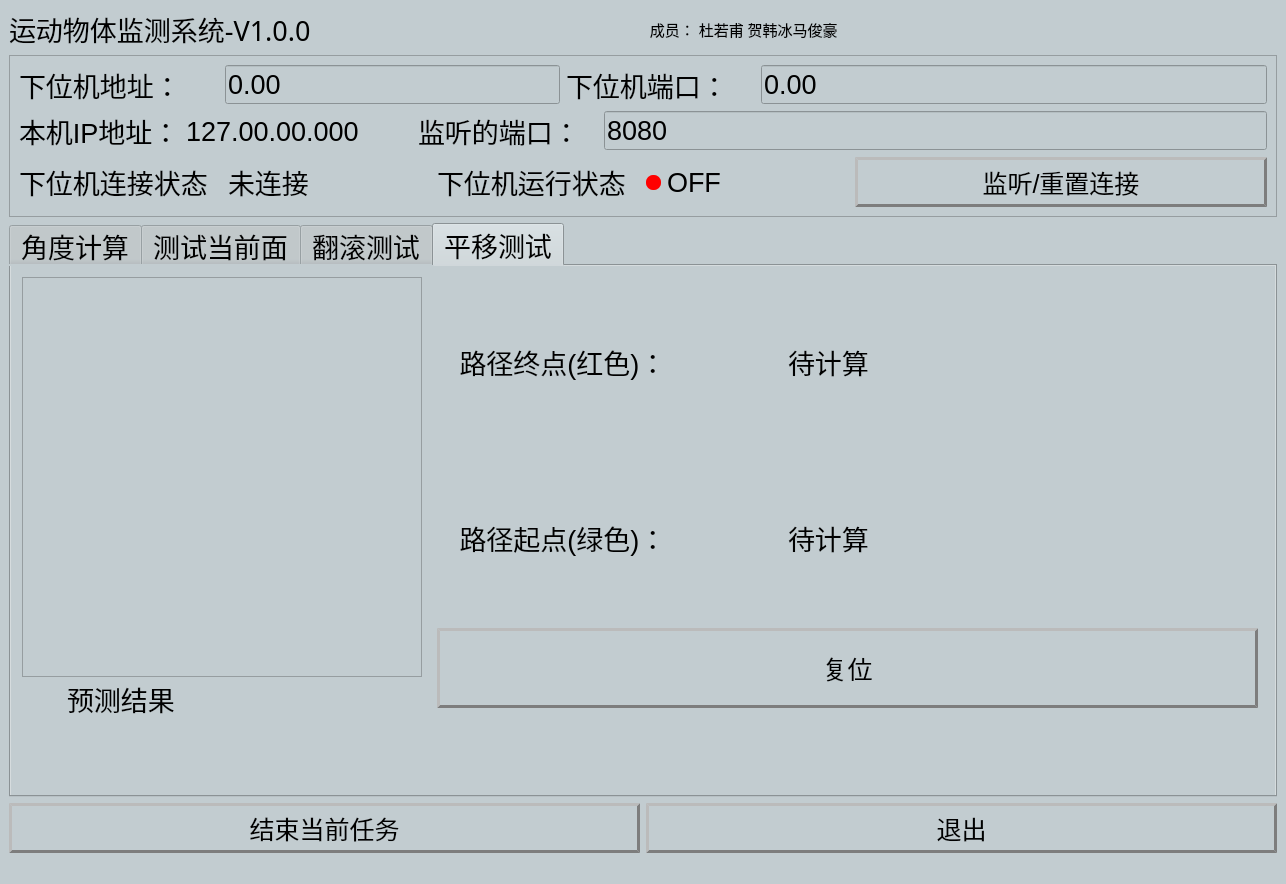
<?xml version="1.0" encoding="UTF-8"?>
<ui version="4.0">
 <class>mainWindow</class>
 <widget class="QMainWindow" name="mainWindow">
  <property name="geometry">
   <rect>
    <x>0</x>
    <y>0</y>
    <width>1286</width>
    <height>884</height>
   </rect>
  </property>
  <property name="minimumSize">
   <size>
    <width>1286</width>
    <height>884</height>
   </size>
  </property>
  <property name="maximumSize">
   <size>
    <width>1286</width>
    <height>884</height>
   </size>
  </property>
  <property name="font">
   <font>
    <family>微软雅黑</family>
    <pointsize>20</pointsize>
   </font>
  </property>
  <property name="windowTitle">
   <string>运动物体监测系统</string>
  </property>
  <property name="styleSheet">
   <string notr="true">/*全局样式*/
/*{	
	font-family:微软雅黑;
	font-size:16px;
	background-color:#c2ccd0;                                                    
}*/
*{
	background-color:#c2ccd0;                                                    
}

Ltitle{	
	font-family:微软雅黑;
	font-size:24px;
	background-color:#c2ccd0;                                                    
}

/*按钮样式*/
QPushButton{   

font-size:25px;    
 
border:3px outset rgb(125, 125, 125);

}

QPushButton:pressed{
 background-color:rgb(125, 125, 125);  
 border:3px outset rgb(125, 125, 125);
}

/*QTableView 左上角样式*/
QTableView QTableCornerButton::section {
   /*  background: red;
    border: 2px outset red;*/
    color: red;
    background-color: rgb(64, 64, 64);
    border: 5px solid #f6f7fa;
    border-radius:0px;
    border-color: rgb(64, 64, 64);
 }

 QTableView {
    color: white;                                       /*表格内文字颜色*/
    gridline-color: black;                              /*表格内框颜色*/
    background-color: #bacac6;               /*表格内背景色*/
    alternate-background-color: rgb(64, 64, 64);
    selection-color: white;                             /*选中区域的文字颜色*/
    selection-background-color: #808080;        /*选中区域的背景色*/
    border: 2px groove gray;
    border-radius: 0px;
    padding: 2px 4px;
}

QHeaderView {
    color: white;
    font: bold 10pt;
    background-color: #75878a;
    border: 0px solid rgb(144, 144, 144);
    border:0px solid rgb(191,191,191);
    border-left-color: rgba(255, 255, 255, 0);
    border-top-color: rgba(255, 255, 255, 0);
    border-radius:0px;
    min-height:29px;
}

QHeaderView::section {
    color: white;
    background-color: rgb(64, 64, 64);
    border: 5px solid #f6f7fa;
    border-radius:0px;
    border-color: rgb(64, 64, 64);
} 
QRadioButton::indicator {width:15px;height:15px;border-radius:7px}
QRadioButton::indicator:checked {background-color:green;}
QRadioButton::indicator:unchecked {background-color:red;}</string>
  </property>
  <widget class="QWidget" name="centralwidget">
   <layout class="QVBoxLayout" name="verticalLayout_8">
    <item>
     <layout class="QHBoxLayout" name="horizontalLayout_20">
      <item>
       <widget class="QLabel" name="Ltitle">
        <property name="font">
         <font>
          <family>华光黑变_CNKI</family>
          <pointsize>20</pointsize>
         </font>
        </property>
        <property name="text">
         <string>运动物体监测系统-V1.0.0</string>
        </property>
       </widget>
      </item>
      <item>
       <widget class="QLabel" name="label_20">
        <property name="font">
         <font>
          <family>仿宋</family>
          <pointsize>11</pointsize>
         </font>
        </property>
        <property name="text">
         <string> 成员： 杜若甫 贺韩冰马俊豪 </string>
        </property>
       </widget>
      </item>
     </layout>
    </item>
    <item>
     <widget class="QFrame" name="frame">
      <property name="frameShape">
       <enum>QFrame::StyledPanel</enum>
      </property>
      <property name="frameShadow">
       <enum>QFrame::Raised</enum>
      </property>
      <layout class="QVBoxLayout" name="verticalLayout">
       <item>
        <layout class="QHBoxLayout" name="horizontalLayout_7">
         <item>
          <layout class="QHBoxLayout" name="horizontalLayout">
           <item>
            <layout class="QHBoxLayout" name="horizontalLayout_2">
             <item>
              <widget class="QLabel" name="label_10">
               <property name="minimumSize">
                <size>
                 <width>200</width>
                 <height>0</height>
                </size>
               </property>
               <property name="font">
                <font>
                 <pointsize>20</pointsize>
                </font>
               </property>
               <property name="text">
                <string>下位机地址：</string>
               </property>
              </widget>
             </item>
             <item>
              <widget class="QLineEdit" name="Edit_IP">
               <property name="minimumSize">
                <size>
                 <width>335</width>
                 <height>0</height>
                </size>
               </property>
               <property name="font">
                <font>
                 <pointsize>20</pointsize>
                </font>
               </property>
               <property name="text">
                <string>0.00</string>
               </property>
              </widget>
             </item>
            </layout>
           </item>
           <item>
            <widget class="QLabel" name="label_12">
             <property name="minimumSize">
              <size>
               <width>189</width>
               <height>0</height>
              </size>
             </property>
             <property name="font">
              <font>
               <pointsize>20</pointsize>
              </font>
             </property>
             <property name="text">
              <string>下位机端口：</string>
             </property>
            </widget>
           </item>
           <item>
            <widget class="QLineEdit" name="Edit_Port">
             <property name="minimumSize">
              <size>
               <width>120</width>
               <height>0</height>
              </size>
             </property>
             <property name="font">
              <font>
               <pointsize>20</pointsize>
              </font>
             </property>
             <property name="text">
              <string>0.00</string>
             </property>
            </widget>
           </item>
          </layout>
         </item>
        </layout>
       </item>
       <item>
        <layout class="QHBoxLayout" name="horizontalLayout_8">
         <item>
          <layout class="QHBoxLayout" name="horizontalLayout_3">
           <item>
            <widget class="QLabel" name="label_4">
             <property name="font">
              <font>
               <pointsize>20</pointsize>
              </font>
             </property>
             <property name="text">
              <string>本机IP地址：</string>
             </property>
            </widget>
           </item>
           <item>
            <widget class="QLabel" name="label_IP">
             <property name="font">
              <font>
               <pointsize>20</pointsize>
              </font>
             </property>
             <property name="text">
              <string>127.00.00.000       </string>
             </property>
            </widget>
           </item>
          </layout>
         </item>
         <item>
          <layout class="QHBoxLayout" name="horizontalLayout_4">
           <item>
            <widget class="QLabel" name="label_3">
             <property name="minimumSize">
              <size>
               <width>180</width>
               <height>0</height>
              </size>
             </property>
             <property name="font">
              <font>
               <pointsize>20</pointsize>
              </font>
             </property>
             <property name="text">
              <string>监听的端口：</string>
             </property>
            </widget>
           </item>
           <item>
            <widget class="QLineEdit" name="Local_Port">
             <property name="minimumSize">
              <size>
               <width>80</width>
               <height>0</height>
              </size>
             </property>
             <property name="font">
              <font>
               <pointsize>20</pointsize>
              </font>
             </property>
             <property name="text">
              <string>8080</string>
             </property>
            </widget>
           </item>
          </layout>
         </item>
        </layout>
       </item>
       <item>
        <layout class="QHBoxLayout" name="horizontalLayout_9">
         <item>
          <layout class="QHBoxLayout" name="horizontalLayout_5">
           <item>
            <widget class="QLabel" name="label">
             <property name="font">
              <font>
               <pointsize>20</pointsize>
              </font>
             </property>
             <property name="text">
              <string>下位机连接状态</string>
             </property>
            </widget>
           </item>
           <item>
            <widget class="QLabel" name="lradioButton_ConnectionStatus">
             <property name="font">
              <font>
               <pointsize>20</pointsize>
              </font>
             </property>
             <property name="text">
              <string>未连接</string>
             </property>
            </widget>
           </item>
          </layout>
         </item>
         <item>
          <layout class="QHBoxLayout" name="horizontalLayout_6">
           <item>
            <widget class="QLabel" name="label_2">
             <property name="font">
              <font>
               <pointsize>20</pointsize>
              </font>
             </property>
             <property name="text">
              <string>下位机运行状态</string>
             </property>
            </widget>
           </item>
           <item>
            <widget class="QRadioButton" name="radioButton_RunningStatus">
             <property name="font">
              <font>
               <pointsize>20</pointsize>
              </font>
             </property>
             <property name="text">
              <string>OFF</string>
             </property>
            </widget>
           </item>
          </layout>
         </item>
         <item>
          <widget class="QPushButton" name="ResetButton">
           <property name="minimumSize">
            <size>
             <width>50</width>
             <height>50</height>
            </size>
           </property>
           <property name="font">
            <font>
             <pointsize>-1</pointsize>
            </font>
           </property>
           <property name="text">
            <string>监听/重置连接</string>
           </property>
           <property name="icon">
            <iconset>
             <normaloff>C:/Users/xin/.designer/backup/icon/关闭.png</normaloff>C:/Users/xin/.designer/backup/icon/关闭.png</iconset>
           </property>
          </widget>
         </item>
        </layout>
       </item>
      </layout>
     </widget>
    </item>
    <item>
     <widget class="QTabWidget" name="tabWidget">
      <property name="font">
       <font>
        <pointsize>20</pointsize>
       </font>
      </property>
      <property name="currentIndex">
       <number>3</number>
      </property>
      <widget class="QWidget" name="tab_3">
       <attribute name="title">
        <string>角度计算</string>
       </attribute>
       <layout class="QVBoxLayout" name="verticalLayout_2">
        <item>
         <layout class="QHBoxLayout" name="horizontalLayout_10">
          <item>
           <widget class="QLabel" name="label_9">
            <property name="minimumSize">
             <size>
              <width>300</width>
              <height>0</height>
             </size>
            </property>
            <property name="font">
             <font>
              <family>ESRI North</family>
              <pointsize>30</pointsize>
             </font>
            </property>
            <property name="text">
             <string>   α角度：</string>
            </property>
           </widget>
          </item>
          <item>
           <widget class="QLineEdit" name="Data_a">
            <property name="minimumSize">
             <size>
              <width>120</width>
              <height>0</height>
             </size>
            </property>
            <property name="font">
             <font>
              <pointsize>30</pointsize>
             </font>
            </property>
            <property name="text">
             <string>0.00</string>
            </property>
           </widget>
          </item>
          <item>
           <widget class="QLabel" name="label_17">
            <property name="minimumSize">
             <size>
              <width>150</width>
              <height>0</height>
             </size>
            </property>
            <property name="font">
             <font>
              <pointsize>30</pointsize>
             </font>
            </property>
            <property name="text">
             <string>°</string>
            </property>
           </widget>
          </item>
         </layout>
        </item>
        <item>
         <layout class="QHBoxLayout" name="horizontalLayout_11">
          <item>
           <widget class="QLabel" name="label_11">
            <property name="minimumSize">
             <size>
              <width>300</width>
              <height>0</height>
             </size>
            </property>
            <property name="font">
             <font>
              <pointsize>30</pointsize>
             </font>
            </property>
            <property name="text">
             <string>   β角度：</string>
            </property>
           </widget>
          </item>
          <item>
           <widget class="QLineEdit" name="Data_b">
            <property name="minimumSize">
             <size>
              <width>120</width>
              <height>0</height>
             </size>
            </property>
            <property name="font">
             <font>
              <pointsize>30</pointsize>
             </font>
            </property>
            <property name="text">
             <string>0.00</string>
            </property>
           </widget>
          </item>
          <item>
           <widget class="QLabel" name="label_15">
            <property name="minimumSize">
             <size>
              <width>150</width>
              <height>0</height>
             </size>
            </property>
            <property name="font">
             <font>
              <pointsize>30</pointsize>
             </font>
            </property>
            <property name="text">
             <string>°</string>
            </property>
           </widget>
          </item>
         </layout>
        </item>
        <item>
         <widget class="QPushButton" name="Tab3_ResetButton">
          <property name="minimumSize">
           <size>
            <width>0</width>
            <height>80</height>
           </size>
          </property>
          <property name="font">
           <font>
            <pointsize>-1</pointsize>
           </font>
          </property>
          <property name="text">
           <string>复位</string>
          </property>
          <property name="icon">
           <iconset>
            <normaloff>C:/Users/xin/.designer/backup/icon/关闭.png</normaloff>C:/Users/xin/.designer/backup/icon/关闭.png</iconset>
          </property>
         </widget>
        </item>
       </layout>
      </widget>
      <widget class="QWidget" name="tab_4">
       <attribute name="title">
        <string>测试当前面</string>
       </attribute>
       <layout class="QVBoxLayout" name="verticalLayout_3">
        <item>
         <layout class="QHBoxLayout" name="horizontalLayout_12">
          <item>
           <widget class="QLabel" name="label_5">
            <property name="font">
             <font>
              <pointsize>20</pointsize>
             </font>
            </property>
            <property name="text">
             <string>     当前朝上面：</string>
            </property>
           </widget>
          </item>
          <item>
           <widget class="QLabel" name="label_7">
            <property name="font">
             <font>
              <pointsize>21</pointsize>
             </font>
            </property>
            <property name="text">
             <string>       TextLabel</string>
            </property>
           </widget>
          </item>
         </layout>
        </item>
        <item>
         <widget class="QPushButton" name="Tab4_StartButton">
          <property name="minimumSize">
           <size>
            <width>0</width>
            <height>80</height>
           </size>
          </property>
          <property name="text">
           <string>测量</string>
          </property>
          <property name="icon">
           <iconset>
            <normaloff>C:/Users/xin/.designer/backup/icon/关闭.png</normaloff>C:/Users/xin/.designer/backup/icon/关闭.png</iconset>
          </property>
         </widget>
        </item>
       </layout>
      </widget>
      <widget class="QWidget" name="tab">
       <attribute name="title">
        <string>翻滚测试</string>
       </attribute>
       <widget class="QWidget" name="">
        <property name="geometry">
         <rect>
          <x>11</x>
          <y>11</y>
          <width>402</width>
          <height>442</height>
         </rect>
        </property>
        <layout class="QVBoxLayout" name="verticalLayout_4">
         <item>
          <widget class="QGraphicsView" name="graphicsView">
           <property name="minimumSize">
            <size>
             <width>400</width>
             <height>400</height>
            </size>
           </property>
          </widget>
         </item>
         <item>
          <widget class="QLabel" name="label_18">
           <property name="maximumSize">
            <size>
             <width>16777215</width>
             <height>40</height>
            </size>
           </property>
           <property name="font">
            <font>
             <pointsize>20</pointsize>
            </font>
           </property>
           <property name="text">
            <string>    实时路径</string>
           </property>
          </widget>
         </item>
        </layout>
       </widget>
       <widget class="QWidget" name="">
        <property name="geometry">
         <rect>
          <x>426</x>
          <y>11</y>
          <width>821</width>
          <height>441</height>
         </rect>
        </property>
        <layout class="QVBoxLayout" name="verticalLayout_5">
         <item>
          <layout class="QHBoxLayout" name="horizontalLayout_13">
           <item>
            <widget class="QLabel" name="label_6">
             <property name="minimumSize">
              <size>
               <width>170</width>
               <height>0</height>
              </size>
             </property>
             <property name="font">
              <font>
               <pointsize>23</pointsize>
              </font>
             </property>
             <property name="text">
              <string>当前路径：</string>
             </property>
            </widget>
           </item>
           <item>
            <widget class="QLabel" name="label_rollLocation">
             <property name="minimumSize">
              <size>
               <width>600</width>
               <height>0</height>
              </size>
             </property>
             <property name="font">
              <font>
               <pointsize>14</pointsize>
              </font>
             </property>
             <property name="text">
              <string>当前路径</string>
             </property>
            </widget>
           </item>
          </layout>
         </item>
         <item>
          <layout class="QHBoxLayout" name="horizontalLayout_14">
           <item>
            <widget class="QLabel" name="label_13">
             <property name="font">
              <font>
               <pointsize>20</pointsize>
              </font>
             </property>
             <property name="text">
              <string>当前朝上面：</string>
             </property>
            </widget>
           </item>
           <item>
            <widget class="QLabel" name="label_8">
             <property name="font">
              <font>
               <pointsize>20</pointsize>
              </font>
             </property>
             <property name="text">
              <string>TextLabel</string>
             </property>
            </widget>
           </item>
          </layout>
         </item>
         <item>
          <widget class="QPushButton" name="Tab1_ResetButton">
           <property name="minimumSize">
            <size>
             <width>0</width>
             <height>80</height>
            </size>
           </property>
           <property name="text">
            <string>复位</string>
           </property>
           <property name="icon">
            <iconset>
             <normaloff>C:/Users/xin/.designer/backup/icon/关闭.png</normaloff>C:/Users/xin/.designer/backup/icon/关闭.png</iconset>
           </property>
          </widget>
         </item>
        </layout>
       </widget>
      </widget>
      <widget class="QWidget" name="tab_2">
       <attribute name="title">
        <string>平移测试</string>
       </attribute>
       <widget class="QWidget" name="">
        <property name="geometry">
         <rect>
          <x>11</x>
          <y>11</y>
          <width>402</width>
          <height>442</height>
         </rect>
        </property>
        <layout class="QVBoxLayout" name="verticalLayout_6">
         <item>
          <widget class="QGraphicsView" name="graphicsView_2">
           <property name="minimumSize">
            <size>
             <width>400</width>
             <height>400</height>
            </size>
           </property>
           <property name="maximumSize">
            <size>
             <width>400</width>
             <height>400</height>
            </size>
           </property>
          </widget>
         </item>
         <item>
          <widget class="QLabel" name="label_19">
           <property name="maximumSize">
            <size>
             <width>16777215</width>
             <height>40</height>
            </size>
           </property>
           <property name="font">
            <font>
             <pointsize>20</pointsize>
            </font>
           </property>
           <property name="text">
            <string>      预测结果</string>
           </property>
          </widget>
         </item>
        </layout>
       </widget>
       <widget class="QWidget" name="">
        <property name="geometry">
         <rect>
          <x>426</x>
          <y>11</y>
          <width>821</width>
          <height>431</height>
         </rect>
        </property>
        <layout class="QVBoxLayout" name="verticalLayout_7">
         <item>
          <layout class="QHBoxLayout" name="horizontalLayout_16">
           <item>
            <widget class="QLabel" name="label_14">
             <property name="minimumSize">
              <size>
               <width>0</width>
               <height>0</height>
              </size>
             </property>
             <property name="font">
              <font>
               <pointsize>20</pointsize>
              </font>
             </property>
             <property name="text">
              <string>   路径终点(红色)：</string>
             </property>
            </widget>
           </item>
           <item>
            <widget class="QLabel" name="label_TheEndPointOfThePath">
             <property name="minimumSize">
              <size>
               <width>500</width>
               <height>0</height>
              </size>
             </property>
             <property name="font">
              <font>
               <pointsize>20</pointsize>
              </font>
             </property>
             <property name="text">
              <string>    待计算</string>
             </property>
            </widget>
           </item>
          </layout>
         </item>
         <item>
          <layout class="QHBoxLayout" name="horizontalLayout_17">
           <item>
            <widget class="QLabel" name="label_16">
             <property name="font">
              <font>
               <pointsize>20</pointsize>
              </font>
             </property>
             <property name="text">
              <string>   路径起点(绿色)：</string>
             </property>
            </widget>
           </item>
           <item>
            <widget class="QLabel" name="label_ThePathStartPoint">
             <property name="minimumSize">
              <size>
               <width>500</width>
               <height>0</height>
              </size>
             </property>
             <property name="font">
              <font>
               <pointsize>20</pointsize>
              </font>
             </property>
             <property name="text">
              <string>    待计算</string>
             </property>
            </widget>
           </item>
          </layout>
         </item>
         <item>
          <widget class="QPushButton" name="Tab2_ResetButton">
           <property name="minimumSize">
            <size>
             <width>0</width>
             <height>80</height>
            </size>
           </property>
           <property name="text">
            <string>复位</string>
           </property>
           <property name="icon">
            <iconset>
             <normaloff>C:/Users/xin/.designer/backup/icon/关闭.png</normaloff>C:/Users/xin/.designer/backup/icon/关闭.png</iconset>
           </property>
          </widget>
         </item>
        </layout>
       </widget>
      </widget>
     </widget>
    </item>
    <item>
     <layout class="QHBoxLayout" name="horizontalLayout_19">
      <item>
       <widget class="QPushButton" name="TerminatesTheCurrentTask">
        <property name="minimumSize">
         <size>
          <width>0</width>
          <height>50</height>
         </size>
        </property>
        <property name="text">
         <string>结束当前任务</string>
        </property>
        <property name="icon">
         <iconset>
          <normaloff>C:/Users/xin/.designer/backup/icon/关闭.png</normaloff>C:/Users/xin/.designer/backup/icon/关闭.png</iconset>
        </property>
       </widget>
      </item>
      <item>
       <widget class="QPushButton" name="endButton">
        <property name="minimumSize">
         <size>
          <width>0</width>
          <height>50</height>
         </size>
        </property>
        <property name="text">
         <string>退出</string>
        </property>
        <property name="icon">
         <iconset>
          <normaloff>C:/Users/xin/.designer/backup/icon/关闭.png</normaloff>C:/Users/xin/.designer/backup/icon/关闭.png</iconset>
        </property>
       </widget>
      </item>
     </layout>
    </item>
   </layout>
  </widget>
  <widget class="QMenuBar" name="menubar">
   <property name="geometry">
    <rect>
     <x>0</x>
     <y>0</y>
     <width>1286</width>
     <height>26</height>
    </rect>
   </property>
  </widget>
  <widget class="QStatusBar" name="statusbar"/>
 </widget>
 <resources/>
 <connections/>
</ui>
